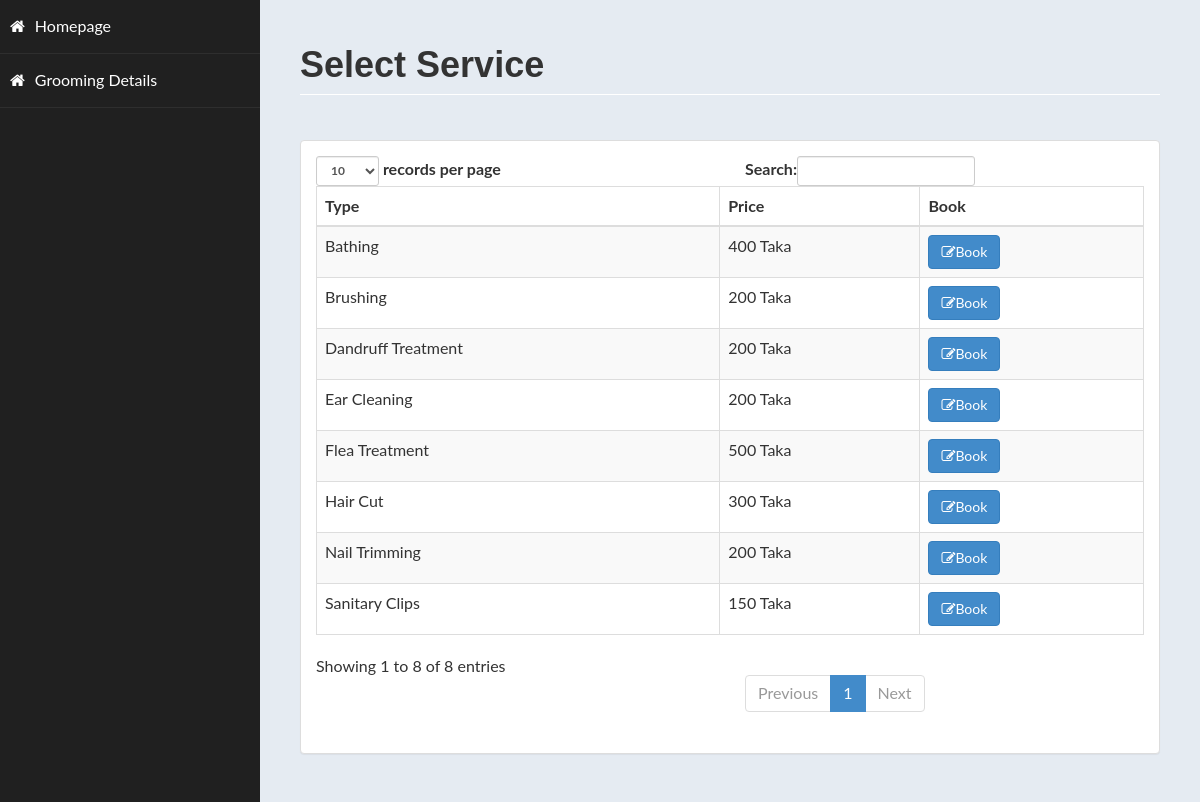
Screenshot of /groomcat.php with the database file from the repository.
### tables this page shows
CREATE TABLE `groom` (
  `id` int(11) NOT NULL,
  `type` varchar(100) NOT NULL,
  `price` varchar(100) NOT NULL,
  `pet` varchar(100) NOT NULL
);

### groomcat.php (the view, shortened to what this page needs)
<!DOCTYPE html>
<html xmlns="http://www.w3.org/1999/xhtml">
<head>
    <link href="food/assets/css/bootstrap.css" rel="stylesheet" />
    <link href="food/assets/css/font-awesome.css" rel="stylesheet" />
    <link href="food/assets/css/custom-styles.css" rel="stylesheet" />
   <link href="css/style.css" rel="stylesheet" type="text/css" media="all" />
</head>
<body>
    <div id="wrapper">
        <nav class="navbar-default navbar-side" role="navigation">
            <div class="sidebar-collapse">
                <ul class="nav" id="main-menu">
                    <li>
                    <a href="home.php"><i class="fa fa-home"></i>Homepage</a>
                    </li>
                    <li>
                        <a  href="groomcat.php"><i class="fa fa-home"></i>Grooming Details</a>
                    </li>
					</ul>
            </div>
        </nav>
        <div id="page-wrapper" >
            <div id="page-inner">
			 <div class="row">
                    <div class="col-md-12">
                        <h1 class="page-header">
                           Select Service<small> </small>
                        </h1>
                    </div>
                </div>
            <div class="row">
                <div class="col-md-12">
                    <div class="panel panel-default">
                        <div class="panel-body">
                            <div class="table-responsive">
                                <table class="table table-striped table-bordered table-hover" id="dataTables-example">
                                    <thead>
                                        <tr>
                                            <th>Type</th>
                                            <th>Price</th>
                                            <th>Book</th>
                                        </tr>
                                    </thead>
                                    <tbody>
									<?php
										include ('db.php');
										$sql="select * from groom where pet='cat'";
										$re = mysqli_query($con,$sql);
										while($row = mysqli_fetch_array($re))
										{
                                            $id = $row['id'];
                                            if($id !="Null")
                                            {
                                                echo"<tr class='gradeC'>
												<td>".$row['type']."</td>
												<td>".$row['price']," Taka"."</td>
                                                <td><a href=groomordercat.php?eid=".$id ." <button class='btn btn-primary'> <i class='fa fa-edit' ></i>Book</button></td>
												</tr>";
                                            }
                                            else
                                            {
                                                echo"<tr class='gradeC'>
												<td>".$row['type']."</td>
												<td>".$row['price']," Taka"."</td>
                                                <td><a href=groomordercat.php?eid=".$id ." <button class='btn btn-primary'> <i class='fa fa-edit' ></i>Book</button></td>
												</tr>";
                                            }
										}
									?>
                                    </tbody>
                                </table>
                            </div>
                        </div>
                    </div>
                </div>
            </div>
        </div>
    </div>
</body>
</html>

### food/assets/css/custom-styles.css (style rules this page uses)
body { font-family: 'Open Sans', sans-serif; }
#wrapper { width: 100%; background:#202020; }
#page-wrapper { padding: 15px 15px; min-height: 600px; background:#E5EBF2; }
#page-inner { width:100%; margin:10px 20px 10px 0px; background-color:transparent; padding:10px; min-height:1200px; }
h1, .h1, h2, .h2, h3, .h3 { margin-top: 7px; margin-bottom: -5px; }
.page-header { padding-bottom: 9px; margin: 10px 0 45px; border-bottom: 1px solid #ffffff; }
.sidebar-collapse , .sidebar-collapse .nav { background:none; }
.sidebar-collapse .nav { padding:0; }
.sidebar-collapse .nav > li > a { color:#fff; background:transparent; text-shadow:none; }
.sidebar-collapse > .nav > li > a { padding:15px 10px; }
.sidebar-collapse > .nav > li { border-bottom: 1px solid rgba(107, 108, 109, 0.19); }
.navbar-side { border:none; background-color: transparent; }
.navbar-default { border:0px solid black; }
.nav > li > a > i { margin-right:10px; }
@media (min-width:768px) { #page-wrapper { margin: 0 0 0 260px; padding: 15px 30px; min-height: 1200px; } }
@media (min-width:768px) { .navbar-side { z-index: 1; position: absolute; width: 260px; } }

### css/style.css (style rules this page uses)
html, body { margin:0; font-size: 100%; font-family: 'Lato', sans-serif; background: #fff; }
body a { text-decoration:none; transition:0.5s all; -webkit-transition:0.5s all; -moz-transition:0.5s all; -o-transition:0.5s all; -ms-transition:0.5s all; }
h1,h2,h3,h4,h5,h6 { margin:0; font-family: 'Federo', sans-serif; font-weight: 600; }
ul { margin:0; padding:0; }
.navbar-default { background: none; border: none; }

### rows the page displays
groom: type "Bathing", price "400"
groom: type "Brushing", price "200"
groom: type "Nail Trimming", price "200"
groom: type "Ear Cleaning", price "200"
groom: type "Hair Cut", price "300"
groom: type "Flea Treatment", price "500"
groom: type "Dandruff Treatment", price "200"
groom: type "Sanitary Clips", price "150"
